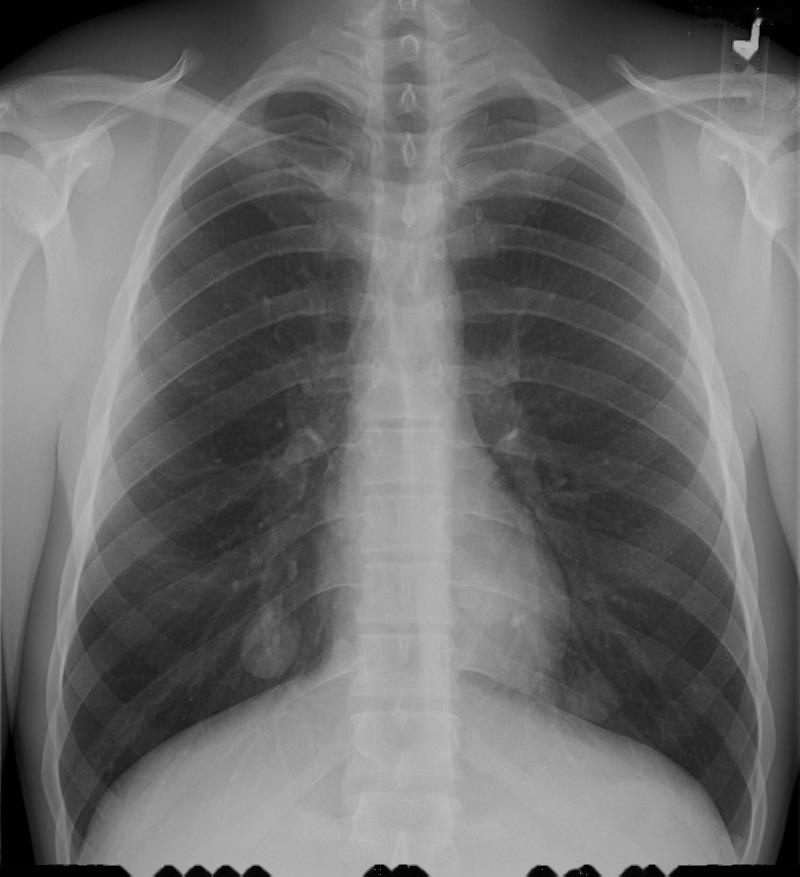
#> input picture preprocess/Xray_remove/synpic12210.jpg, 800 x 877 px, given as the content of the folder ./Xray/, which was not available
$ python preprocess.py
#> lines starting #> are read from the running program, lines starting #| are printed output that depends on the picture; after the words box and inside, x2 and y2 are one past the last pixel; in counts of white or black regions, pixels touching at a corner belong together; pictures that were not available may be replaced by others from this repository, and a replacement may not be noted
### removeword.py
import cv2
import pathlib
import numpy as np
import os

PATH = "./preprocess/"
INPUT = "./Xray/"
OUTPUT_REMVE_WORD = PATH + "Xray_remove/"
OUTPUT_REMOVE_MASK = PATH + "Xray_remove_mask/"

kernal = np.ones((5,5),np.uint8)
guass = 5
canny_min = 230
canny_max = 250

save_mask  = True
save_img = True


def new_folder(path):
    if not os.path.isdir(path):
        os.mkdir(path)

def removeWords(image,imput_path,save_mask=True,output_mask_path=None,save_img=True,output_path=None):
    # read image
#> called with image = 'synpic12210.jpg', imput_path = './Xray/', save_mask = True, output_mask_path = './preprocess/Xray_remove_mask/', save_img = True, output_path = './preprocess/Xray_remove/'
    img = cv2.imread(imput_path + image)
#> img is the input picture: shape (877, 800, 3); min 0, max 202, mean 109.1

    # gray
    gray = cv2.cvtColor(img, cv2.COLOR_BGR2GRAY)

    #normalize
    gray = cv2.normalize(gray, None, 0, 255, cv2.NORM_MINMAX)
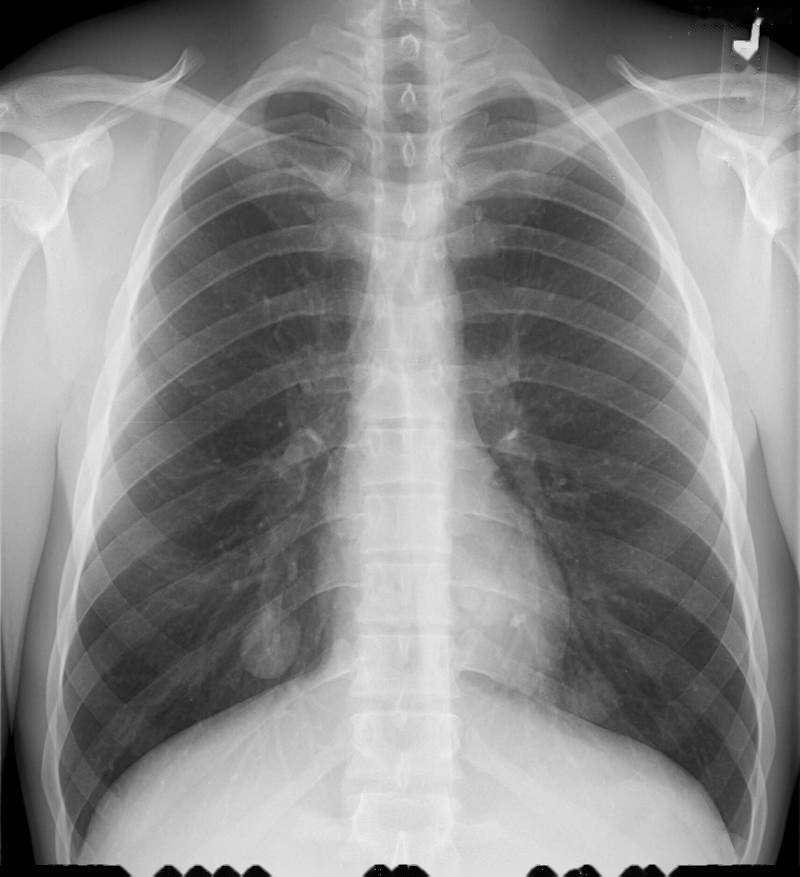
#> gray: shape (877, 800); min 0, max 255, mean 137.7

    # CANNY
    canny_img = cv2.Canny(img,canny_min,canny_max)
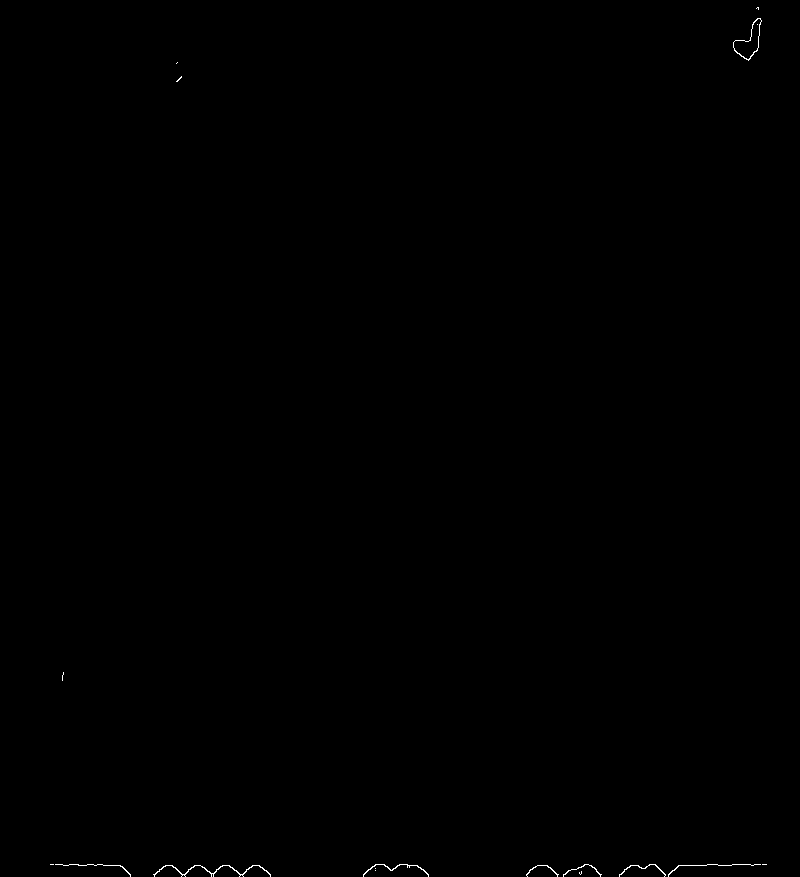
#> canny_img: shape (877, 800); 0.12% white in thin lines or dots, all inside (x1, y1, x2, y2) = (50, 7, 767, 877)

    # dilation
    dilate_img = cv2.dilate(canny_img, kernal, iterations=1)
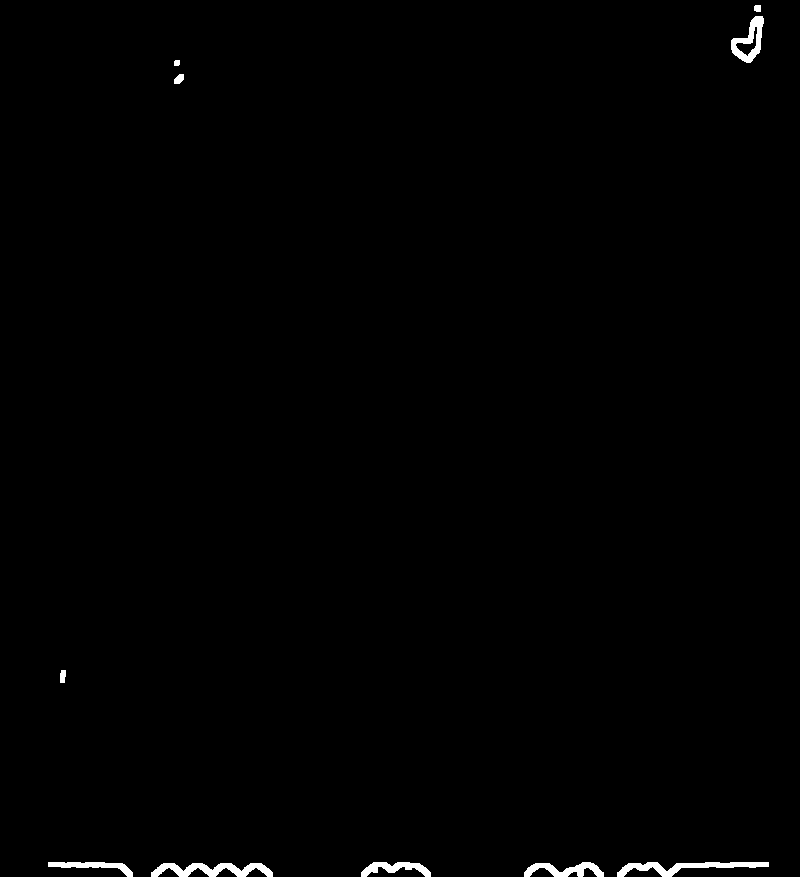
#> dilate_img: shape (877, 800); 0.64% white; 10 white regions, largest, box (x1, y1, x2, y2) and area: (151, 863, 273, 877) 963, (617, 862, 769, 877) 952, (731, 16, 764, 63) 687

    # erosion
    erode_img = cv2.erode(dilate_img, kernal, iterations=1)
    if save_mask :
        new_folder(output_mask_path)
        cv2.imwrite(output_mask_path + image, erode_img)
    # repair
    repair_img = cv2.inpaint(img, erode_img, 3, cv2.INPAINT_TELEA)
    if save_img :
        new_folder(output_path)
        cv2.imwrite(output_path + image, repair_img)

# [8 lines that do not run on import are left out]

### preprocess.py
import cv2
import pathlib
import numpy as np
import os
from  removeword import *
import matplotlib.pyplot as plt


PATH = "./preprocess/"
INPUT = "./Xray/"
OUTPUT_REMVE_WORD = PATH + "Xray_remove/"
OUTPUT_REMOVE_MASK = PATH + "Xray_remove_mask/"
OUTPUT_PREPROCESSED = "./Xray_preprocessed/"

remove_word = True
save_img = True

def new_folder(path):
    if not os.path.isdir(path):
        os.mkdir(path)

# read image
filelist=os.listdir(INPUT)

for image in filelist:
    # .png or .jpg
    if image.endswith('.png') or image.endswith('.jpg'):
        if remove_word:
            removeWords(image,INPUT,True,OUTPUT_REMOVE_MASK,True,OUTPUT_REMVE_WORD)

        # read image
        img = cv2.imread(OUTPUT_REMVE_WORD + image)
#> img: shape (877, 800, 3); min 0, max 195, mean 109.1

        # gray
        img = cv2.cvtColor(img, cv2.COLOR_BGR2GRAY)
#> img: shape (877, 800)

        # normalize
        img = cv2.normalize(img, None, 0, 255, cv2.NORM_MINMAX)

        # hist
        his = cv2.calcHist([img], [0], None, [256], [0, 256])
#> his = 256 values, max 9166 at index 212, min 0 at index 2, mean 2740.6
        # cv2.imshow("hist", his)
        # plt.plot(his)
        # plt.show()


        # save
        if save_img:
            clahe = cv2.createCLAHE(clipLimit=0.5, tileGridSize=(16,16))
            imgs = clahe.apply(img)
            new_folder("./Xray_preprocessed_05/")
            cv2.imwrite("./Xray_preprocessed_05/" + image, imgs)

        if save_img:
            clahe = cv2.createCLAHE(clipLimit=1.0, tileGridSize=(16,16))
            imgs = clahe.apply(img)
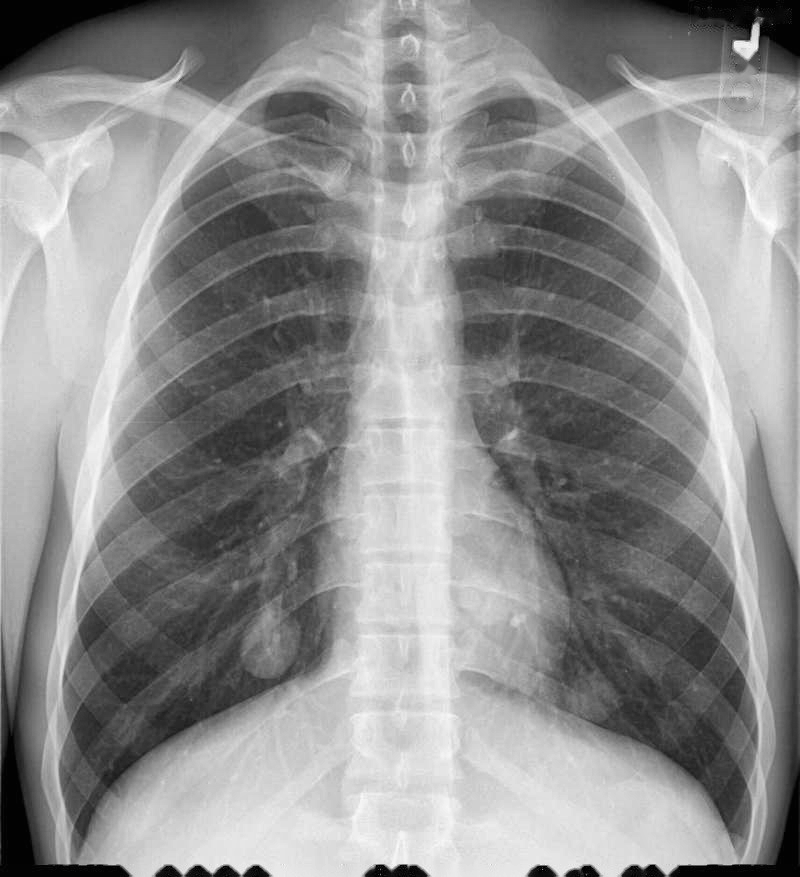
#> imgs: shape (877, 800); min 1, max 255, mean 142.9
            new_folder("./Xray_preprocessed_1_16/")
            cv2.imwrite("./Xray_preprocessed_1_16/" + image, imgs)


        img = cv2.equalizeHist(img)
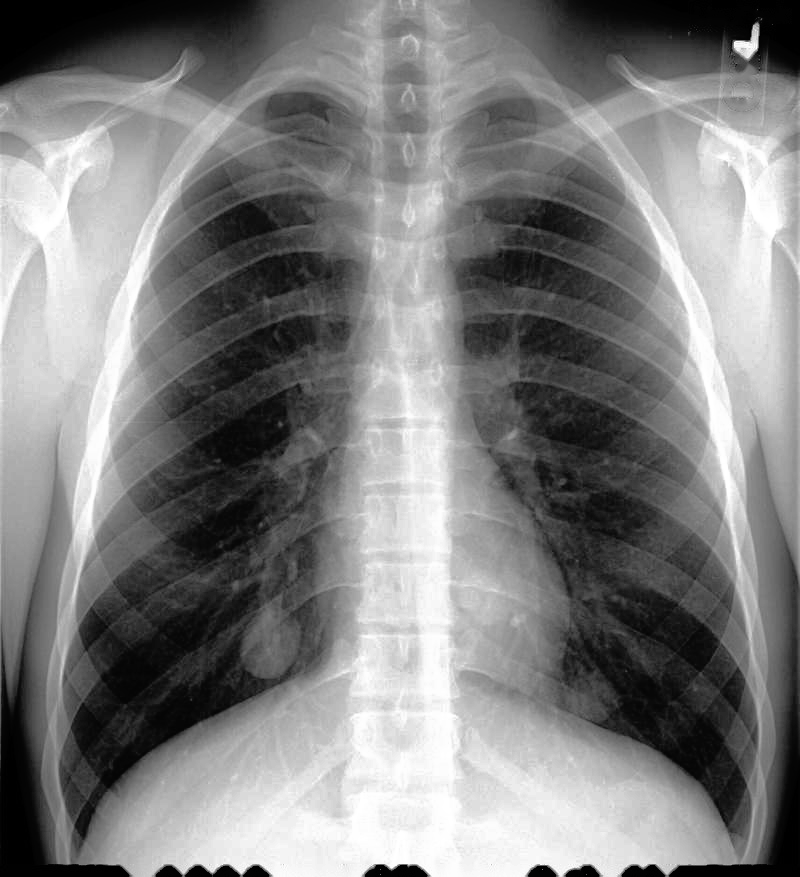
#> img: shape (877, 800); min 0, max 255, mean 126.8
        # guass
        blur = cv2.GaussianBlur(img, (guass, guass), 0)


        # save
        if save_img:
            new_folder(OUTPUT_PREPROCESSED)
            cv2.imwrite(OUTPUT_PREPROCESSED + image, blur)

$ run again, on preprocess/Xray_remove/synpic23053.jpg
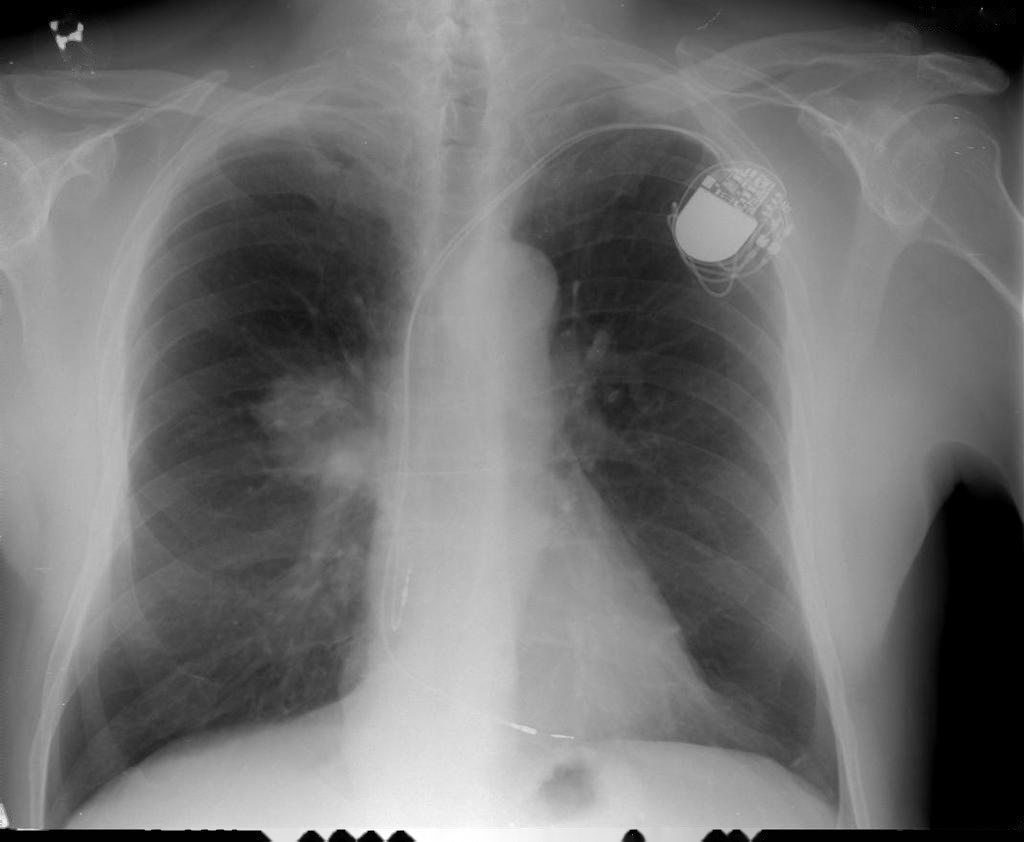
#> input picture preprocess/Xray_remove/synpic23053.jpg, 1024 x 842 px, given as the content of the folder ./Xray/, which was not available
#> in removeWords, img is the input picture: shape (842, 1024, 3); min 0, max 255, mean 113.7
#> in removeWords, `canny_img = cv2.Canny(img,canny_min,canny_max)`:
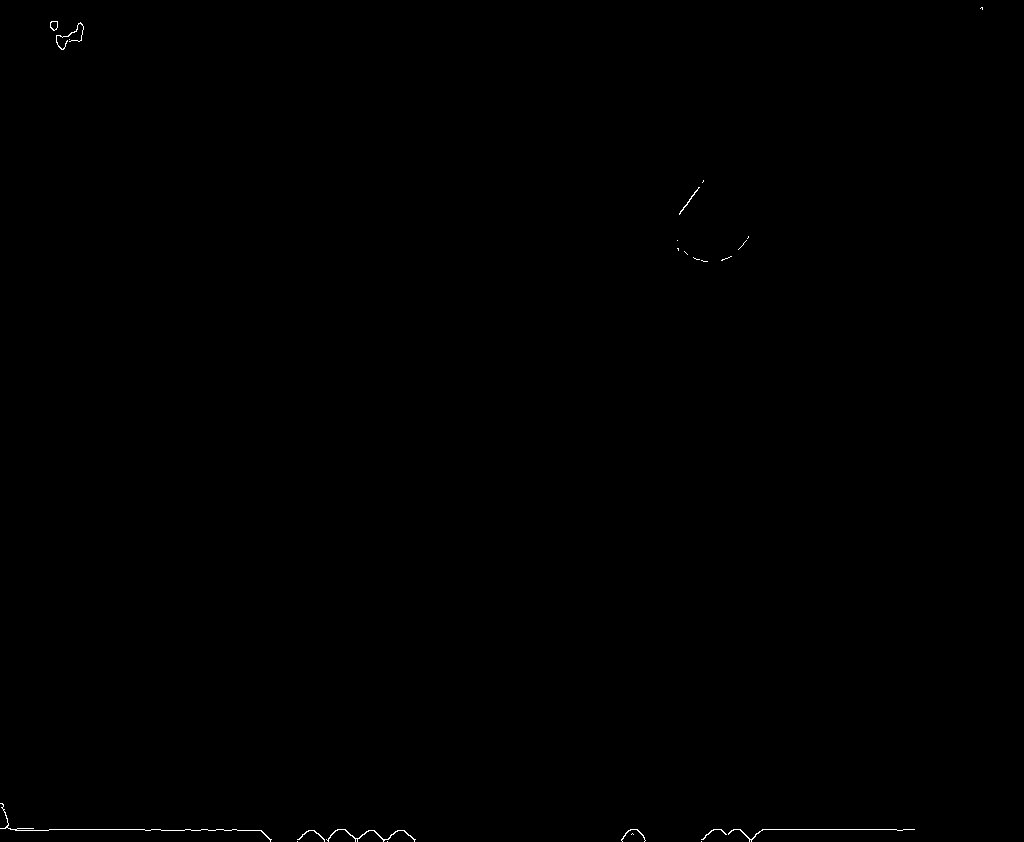
#> canny_img: shape (842, 1024); 0.13% white in thin lines or dots
#> dilate_img: shape (842, 1024); 0.66% white; 13 white regions, largest, box (x1, y1, x2, y2) and area: (0, 801, 274, 842) 1675, (699, 827, 917, 842) 1293, (295, 827, 418, 842) 982
#> erode_img: shape (842, 1024); 0.15% white in thin lines or dots
#> his = 256 values, max 31792 at index 0, min 81 at index 250, mean 3368
#> `img = cv2.equalizeHist(img)`:
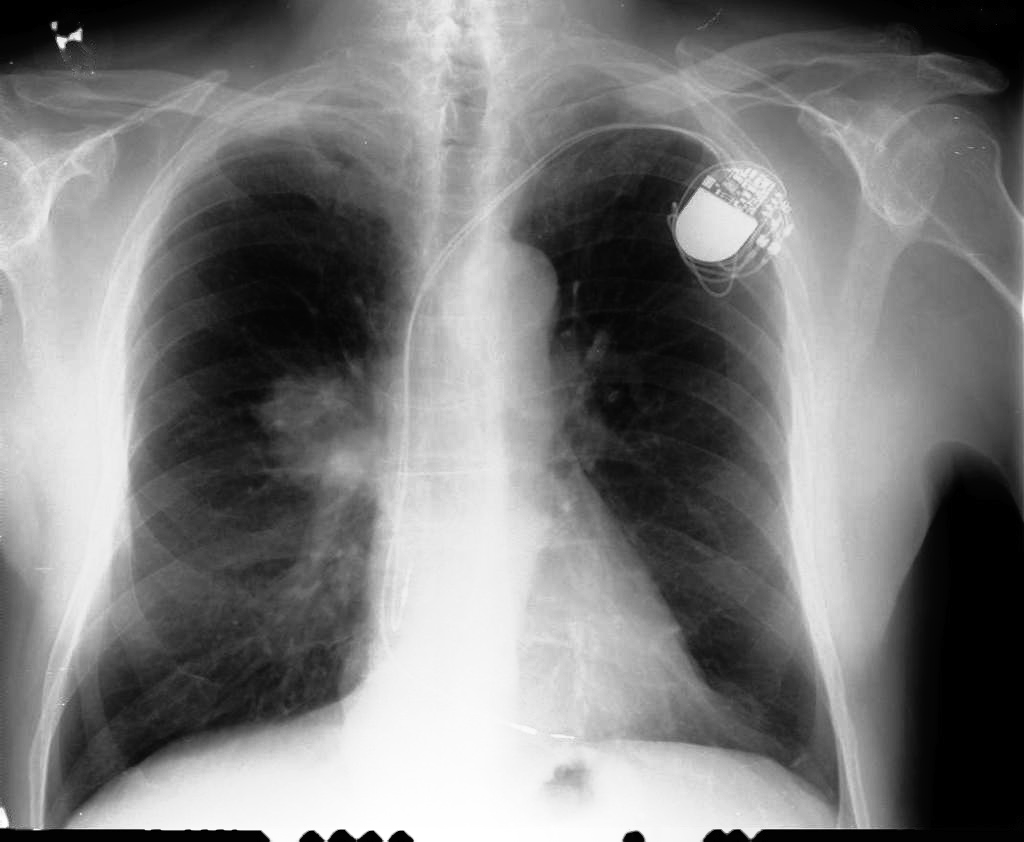
#> img: shape (842, 1024); min 0, max 255, mean 123.5

$ run again, on preprocess/Xray_remove/synpic27277.jpg
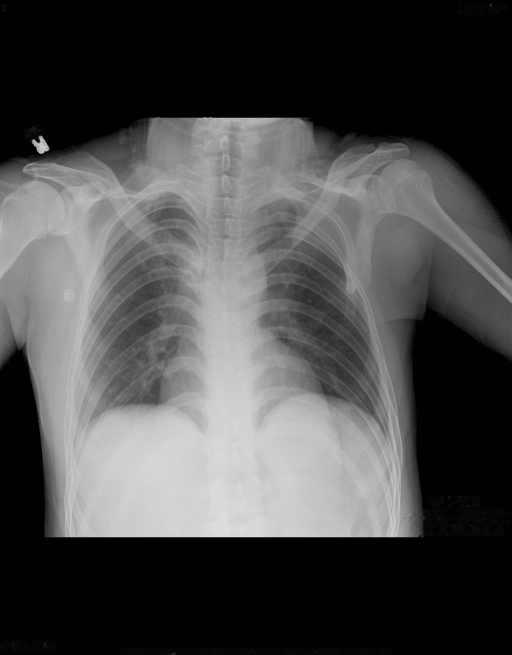
#> input picture preprocess/Xray_remove/synpic27277.jpg, 1024 x 1310 px, given as the content of the folder ./Xray/, which was not available (shown at 1/2 size)
#> in removeWords, img is the input picture: shape (1310, 1024, 3); min 0, max 232, mean 73.6
#> in removeWords, `canny_img = cv2.Canny(img,canny_min,canny_max)`:
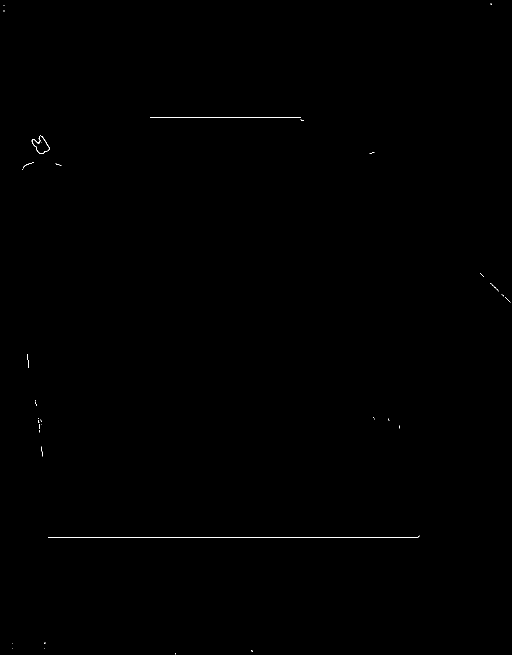
#> canny_img: shape (1310, 1024) (shown at 1/2 size); 0.11% white in thin lines or dots
#> dilate_img: shape (1310, 1024); 0.6% white; 25 white regions, largest, box (x1, y1, x2, y2) and area: (94, 1069, 841, 1077) 3750, (298, 232, 610, 244) 1613, (60, 269, 101, 310) 817
#> erode_img: shape (1310, 1024); 0.11% white in thin lines or dots
#> his = 256 values, max 469470 at index 0, min 0 at index 6, mean 5240
#> `img = cv2.equalizeHist(img)`:
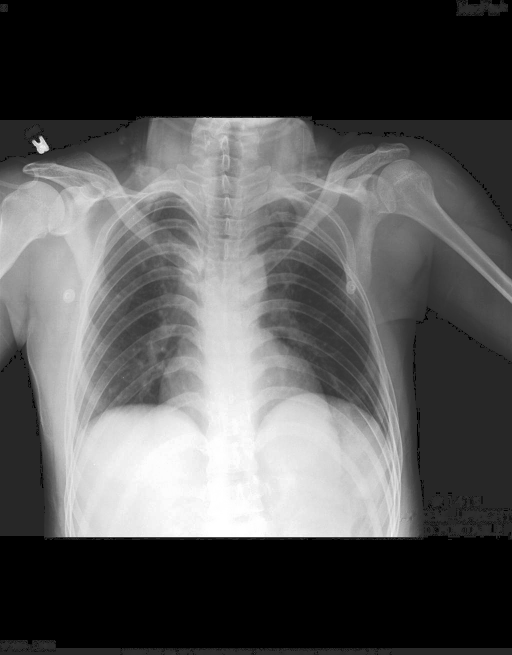
#> img: shape (1310, 1024) (shown at 1/2 size); min 0, max 255, mean 85.1
